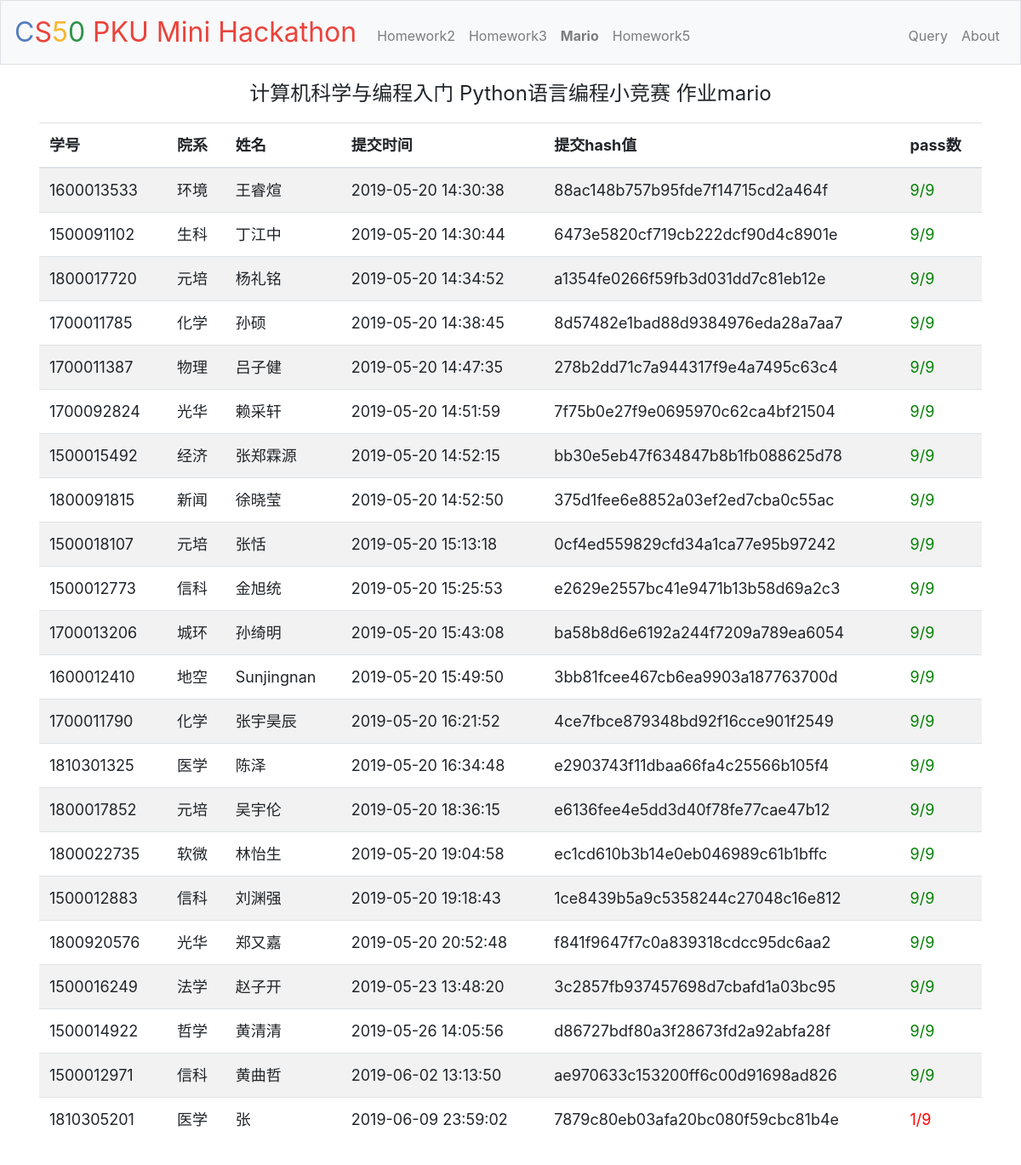
/homework4/mario, run on the app's committed database.
### tables this page shows
CREATE TABLE "submit" (
	"id"	INTEGER NOT NULL PRIMARY KEY AUTOINCREMENT UNIQUE,
	"stuid"	INTEGER NOT NULL,
	"name"	TEXT,
	"work"	INTEGER NOT NULL,
	"time"	TIMESTAMP NOT NULL DEFAULT current_timestamp,
	"exe_time"	REAL,
	"hash"	TEXT NOT NULL,
	"status"	INTEGER NOT NULL,
	"correct_num"	INTEGER
);

### application.py (the view)
@app.route("/homework4/<name>")
def homework4(name):
    dic={"hello":41,"mario":42,"cash":43,"credit":44}
    work = dic.get(name)
    if not work:
        return '<h1>Unknown homework</h1>', 400
    session["status"]=name[0].upper()+name[1:]
    app.logger.info(request.remote_addr+" "+get_time()+" GET /homework4/"+name)
    rows = db.execute("SELECT stuid,name,time,hash,correct_num FROM submit where status=0 AND work=:work GROUP BY stuid HAVING MAX(time) ORDER BY correct_num DESC, time ASC", work=work)
    result=[]
    for res in rows:
        stuid=str(res["stuid"])
        colloge=colloge_list.get(stuid)
        if not colloge:
            colloge="Unknown"
        tmp=[stuid,colloge, res["name"], res["time"], res["hash"], res["correct_num"]]
        result.append(tmp)
    return render_template("homework4.html", result=result, pass_num=pass_num.get(work), name=name)

### application.py (called while the page is built)
@app.after_request
def after_request(response):
    return response

def get_time():
    i = datetime.datetime.now()
    return "{}/{}/{} {}:{}:{}".format(i.year, i.month, i.day, i.hour, i.minute, i.second)

### templates/homework4.html (shortened to what this page needs)
{% extends "layout.html" %}
{% block main %}
    <div style="font-size:x-large">
        <p>
            计算机科学与编程入门 Python语言编程小竞赛 作业{{name}}
        </p>
    </div>
    <table class="table table-striped">
        <thead>
            <tr>
                <th>学号</th>
                <th>院系</th>
                <th>姓名</th>
                <th>提交时间</th>
                <th>提交hash值</th>
                <th>pass数</th>
            </tr>
        </thead>
        <tbody>
            {% for r in result %}
                <tr>
                    <td>{{r[0]}}</td>
                    <td>{{r[1]}}</td>
                    <td>{{r[2]}}</td>
                    <td>{{r[3]}}</td>
                    <td>{{r[4]}}</td>
                    {% if r[5] == pass_num %}
                        <td><font color="green">{{r[5]}}/{{pass_num}}</font></td>
                    {% else %}
                        <td><font color="red">{{r[5]}}/{{pass_num}}</font></td>
                    {% endif %}
                </tr>
            {% endfor %}
        </tbody>
    </table>
{% endblock %}

### static/styles.css (style rules this page uses)
main table { text-align: left; font-size: large; }

### data on the page
submit: stuid "1600013533", r "环境", name "王睿煊", time "2019-05-20 14:30:38", hash "88ac148b757b95fde7f14715cd2a464f", correct_num "9"
submit: stuid "1500091102", r "生科", name "丁江中", time "2019-05-20 14:30:44", hash "6473e5820cf719cb222dcf90d4c8901e", correct_num "9"
submit: stuid "1800017720", r "元培", name "杨礼铭", time "2019-05-20 14:34:52", hash "a1354fe0266f59fb3d031dd7c81eb12e", correct_num "9"
submit: stuid "1700011785", r "化学", name "孙硕", time "2019-05-20 14:38:45", hash "8d57482e1bad88d9384976eda28a7aa7", correct_num "9"
submit: stuid "1700011387", r "物理", name "吕子健", time "2019-05-20 14:47:35", hash "278b2dd71c7a944317f9e4a7495c63c4", correct_num "9"
submit: stuid "1700092824", r "光华", name "赖采轩", time "2019-05-20 14:51:59", hash "7f75b0e27f9e0695970c62ca4bf21504", correct_num "9"
submit: stuid "1500015492", r "经济", name "张郑霖源", time "2019-05-20 14:52:15", hash "bb30e5eb47f634847b8b1fb088625d78", correct_num "9"
submit: stuid "1800091815", r "新闻", name "徐晓莹", time "2019-05-20 14:52:50", hash "375d1fee6e8852a03ef2ed7cba0c55ac", correct_num "9"
submit: stuid "1500018107", r "元培", name "张恬", time "2019-05-20 15:13:18", hash "0cf4ed559829cfd34a1ca77e95b97242", correct_num "9"
submit: stuid "1500012773", r "信科", name "金旭统", time "2019-05-20 15:25:53", hash "e2629e2557bc41e9471b13b58d69a2c3", correct_num "9"
submit: stuid "1700013206", r "城环", name "孙绮明", time "2019-05-20 15:43:08", hash "ba58b8d6e6192a244f7209a789ea6054", correct_num "9"
submit: stuid "1600012410", r "地空", name "Sunjingnan", time "2019-05-20 15:49:50", hash "3bb81fcee467cb6ea9903a187763700d", correct_num "9"
submit: stuid "1700011790", r "化学", name "张宇昊辰", time "2019-05-20 16:21:52", hash "4ce7fbce879348bd92f16cce901f2549", correct_num "9"
submit: stuid "1810301325", r "医学", name "陈泽", time "2019-05-20 16:34:48", hash "e2903743f11dbaa66fa4c25566b105f4", correct_num "9"
submit: stuid "1800017852", r "元培", name "吴宇伦", time "2019-05-20 18:36:15", hash "e6136fee4e5dd3d40f78fe77cae47b12", correct_num "9"
submit: stuid "1800022735", r "软微", name "林怡生", time "2019-05-20 19:04:58", hash "ec1cd610b3b14e0eb046989c61b1bffc", correct_num "9"
submit: stuid "1500012883", r "信科", name "刘渊强", time "2019-05-20 19:18:43", hash "1ce8439b5a9c5358244c27048c16e812", correct_num "9"
submit: stuid "1800920576", r "光华", name "郑又嘉", time "2019-05-20 20:52:48", hash "f841f9647f7c0a839318cdcc95dc6aa2", correct_num "9"
submit: stuid "1500016249", r "法学", name "赵子开", time "2019-05-23 13:48:20", hash "3c2857fb937457698d7cbafd1a03bc95", correct_num "9"
submit: stuid "1500014922", r "哲学", name "黄清清", time "2019-05-26 14:05:56", hash "d86727bdf80a3f28673fd2a92abfa28f", correct_num "9"
submit: stuid "1500012971", r "信科", name "黄曲哲", time "2019-06-02 13:13:50", hash "ae970633c153200ff6c00d91698ad826", correct_num "9"
submit: stuid "1810305201", r "医学", name "张", time "2019-06-09 23:59:02", hash "7879c80eb03afa20bc080f59cbc81b4e", correct_num "1", pass_num "9"

### other printed values
{{ session["status"] }} "Mario"
{{ name }} "mario"
